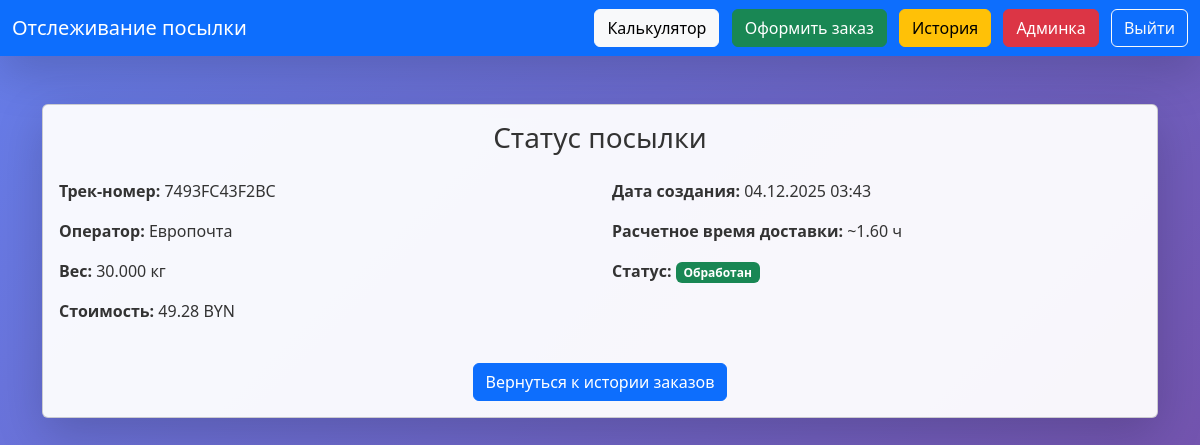
Page /track.php?track=7493FC43F2BC (signed in) on the committed database.
### tables this page shows
CREATE TABLE `orders` (
  `id` int(11) NOT NULL,
  `user_id` int(11) DEFAULT NULL,
  `carrier_id` int(11) DEFAULT NULL,
  `from_office` int(11) DEFAULT NULL,
  `to_office` int(11) DEFAULT NULL,
  `weight` decimal(8,3) DEFAULT NULL,
  `cost` decimal(10,2) DEFAULT NULL,
  `delivery_hours` decimal(8,2) DEFAULT NULL,
  `track_number` varchar(20) DEFAULT NULL,
  `created_at` datetime DEFAULT current_timestamp(),
  `full_name` varchar(255) DEFAULT NULL,
  `home_address` text DEFAULT NULL,
  `pickup_city` varchar(100) DEFAULT NULL,
  `pickup_address` text DEFAULT NULL,
  `delivery_city` varchar(100) DEFAULT NULL,
  `delivery_address` text DEFAULT NULL,
  `desired_date` date DEFAULT NULL,
  `insurance` tinyint(1) DEFAULT 0,
  `packaging` tinyint(1) DEFAULT 0,
  `fragile` tinyint(1) DEFAULT 0,
  `payment_method` varchar(50) DEFAULT 'cash',
  `comment` text DEFAULT NULL
);

CREATE TABLE `carriers` (
  `id` int(11) NOT NULL,
  `name` varchar(100) NOT NULL,
  `color` varchar(7) NOT NULL,
  `max_weight` decimal(6,2) NOT NULL,
  `base_cost` decimal(8,2) NOT NULL,
  `cost_per_kg` decimal(8,3) NOT NULL,
  `cost_per_km` decimal(8,4) NOT NULL,
  `speed_kmh` decimal(6,2) NOT NULL,
  `description` text DEFAULT NULL
);

### track.php (the view, shortened to what this page needs)
<?php require 'db.php';
$track = $_GET['track'] ?? '';
$order = $db->prepare("SELECT o.*, c.name as carrier_name FROM orders o LEFT JOIN carriers c ON o.carrier_id=c.id WHERE o.track_number=?");
$order->execute([$track]);
$order = $order->fetch();
?>
<!DOCTYPE html>
<html lang="ru">
<head>
    <link href="https://cdn.jsdelivr.net/npm/bootstrap@5.3.3/dist/css/bootstrap.min.css" rel="stylesheet">
    <link href="assets/css/style.css" rel="stylesheet">
</head>
<body>
<nav class="navbar navbar-dark bg-primary shadow-lg">
    <div class="container-fluid">
        <a class="navbar-brand">Отслеживание посылки</a>
        <div>
            <a href="calculator.php" class="btn btn-light me-2">Калькулятор</a>
            <a href="order_form.php" class="btn btn-success me-2">Оформить заказ</a>
            <a href="history.php" class="btn btn-warning me-2">История</a>
            <?php if($_SESSION['user']['role']==='admin'): ?><a href="admin/index.php" class="btn btn-danger me-2">Админка</a><?php endif; ?>
            <a href="logout.php" class="btn btn-outline-light">Выйти</a>
        </div>
    </div>
</nav>
<div class="container mt-5">
    <div class="card shadow-lg">
        <div class="card-body">
            <h3 class="text-center">Статус посылки</h3>
            <div class="row mt-4">
                <div class="col-md-6">
                    <p><strong>Трек-номер:</strong> <?= htmlspecialchars($order['track_number']) ?></p>
                    <p><strong>Оператор:</strong> <?= htmlspecialchars($order['carrier_name'] ?? 'Н/Д') ?></p>
                    <p><strong>Вес:</strong> <?= $order['weight'] ?> кг</p>
                    <p><strong>Стоимость:</strong> <?= $order['cost'] ?> BYN</p>
                </div>
                <div class="col-md-6">
                    <p><strong>Дата создания:</strong> <?= date('d.m.Y H:i', strtotime($order['created_at'])) ?></p>
                    <?php if($order['delivery_hours']): ?>
                        <p><strong>Расчетное время доставки:</strong> ~<?= $order['delivery_hours'] ?> ч</p>
                    <?php endif; ?>
                    <p><strong>Статус:</strong>
                        <span class="badge bg-success">Обработан</span>
                    </p>
                </div>
            </div>
            <div class="text-center mt-4">
                <a href="history.php" class="btn btn-primary">Вернуться к истории заказов</a>
            </div>
        </div>
    </div>
</div>
</body>
</html>

### assets/css/style.css (style rules this page uses)
:root { --bg-light: linear-gradient(135deg, #667eea, #764ba2); --bg-dark: linear-gradient(135deg, #0f0f1e, #1a1a2e); --card-light: rgba(255,255,255,0.95); --card-dark: #16213e; --text-light: #333; --text-dark: #e0e0e0; --border-selected: #ffd700; }
body { background: var(--bg-light); color: var(--text-light); min-height: 100vh; transition: all 0.4s; font-family: 'Segoe UI', sans-serif; }
.card, .table { background: var(--card-light) !important; color: var(--text-light); }

### rows in the picture
orders: track_number "7493FC43F2BC", carrier.name "Европочта", weight "30.000", cost "49.28", created_at "04.12.2025 03:43", delivery_hours "1.60"
